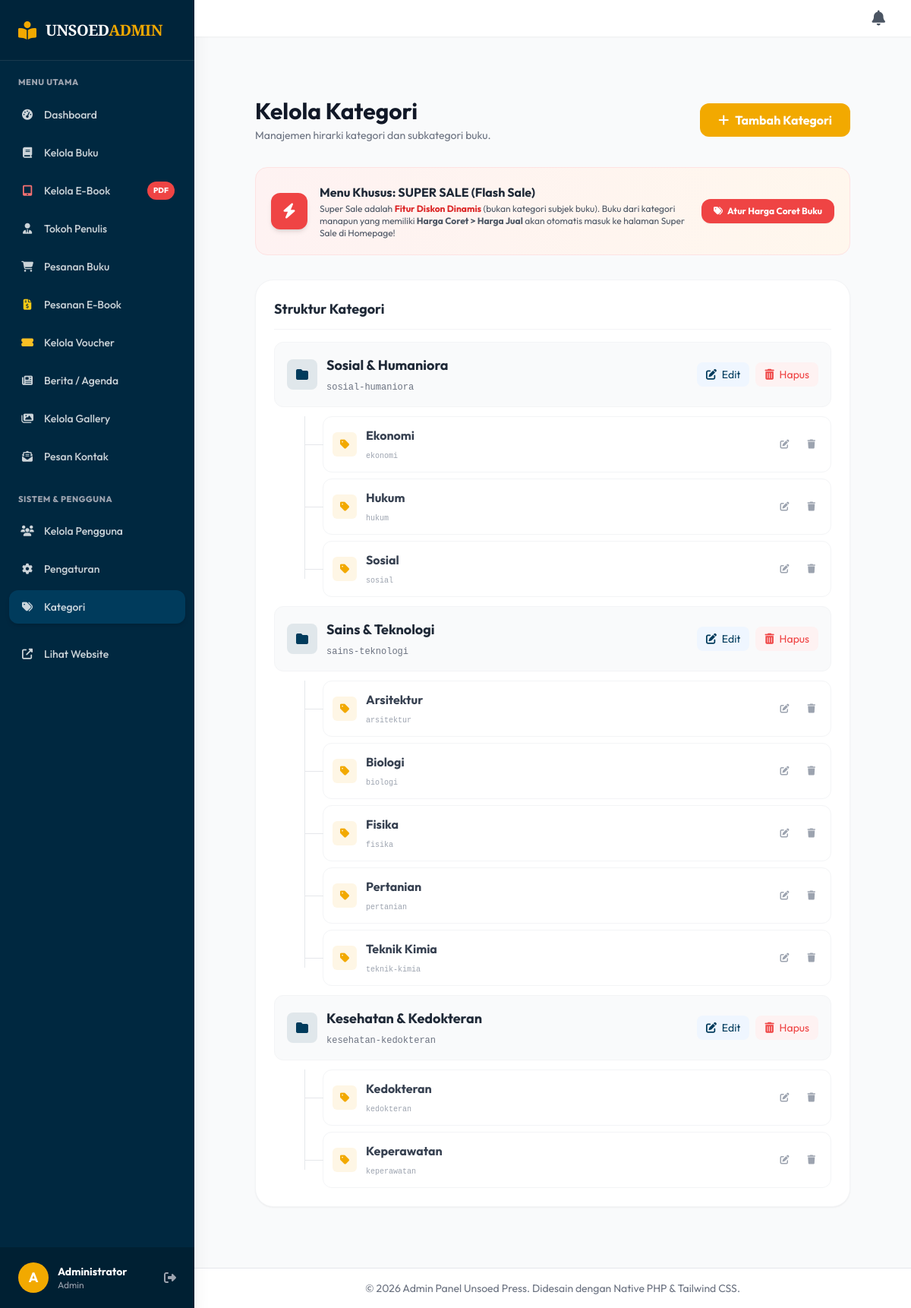
The app's page /admin/categories (signed in) with its own data.
### tables this page shows
CREATE TABLE `categories` (
  `id` int NOT NULL AUTO_INCREMENT,
  `name` varchar(100) NOT NULL,
  `slug` varchar(100) NOT NULL,
  `parent_id` int DEFAULT NULL,
  PRIMARY KEY (`id`),
  KEY `parent_id` (`parent_id`),
  CONSTRAINT `categories_ibfk_1` FOREIGN KEY (`parent_id`) REFERENCES `categories` (`id`) ON DELETE CASCADE
);

### app/controllers/Admin.php (called while the page is built, shortened)
<?php
class Admin extends Controller {
    public function categories()
    {
        $data['judul'] = 'Kelola Kategori - Unsoed Press';
        $data['categories'] = $this->model('CategoryModel')->getHierarchicalCategories();
        $this->view('admin/categories/index', $data);
    }
}

### core/App.php (called while the page is built, shortened)
<?php
class App {
    protected $method = 'index';
    protected $params = [];
    public function __construct()
    {
        $url = $this->parseURL();
        if(isset($url[0])) {
            if(file_exists('../app/controllers/' . ucfirst($url[0]) . '.php')) {
                unset($url[0]);
            }
        }
        $this->controller = new $this->controller;
        if(isset($url[1])) {
            if(method_exists($this->controller, $url[1])) {
                $this->method = $url[1];
            }
        }
        call_user_func_array([$this->controller, $this->method], $this->params);
    }
    public function parseURL()
    {
        if(isset($_GET['url'])) {
            $url = rtrim($_GET['url'], '/');
            $url = explode('/', $url);
            return $url;
        }
    }
}

### public/index.php (called while the page is built, shortened)
<?php
function esc($string) {
    return htmlspecialchars($string ?? '', ENT_QUOTES, 'UTF-8');
}
require_once '../core/App.php';
require_once '../core/Database.php';
require_once '../config/database.php';
$app = new App();

### core/Database.php (called while the page is built, shortened)
<?php
class Database {
    private $host = DB_HOST;
    private $user = DB_USER;
    private $pass = DB_PASS;
    private $db_name = DB_NAME;
    private $dbh;
    private $stmt;
    public function __construct()
    {
        $dsn = 'mysql:host=' . $this->host . ';dbname=' . $this->db_name;
        $option = [
            PDO::ATTR_PERSISTENT => true,
            PDO::ATTR_ERRMODE => PDO::ERRMODE_EXCEPTION
        ];
        try {
            $this->dbh = new PDO($dsn, $this->user, $this->pass, $option);
        } catch(PDOException $e) {
            die($e->getMessage());
        }
    }
    public function query($query)
    {
        $this->stmt = $this->dbh->prepare($query);
    }
    public function bind($param, $value, $type = null)
    {
        if(is_null($type)) {
            switch(true) {
                case is_int($value):
                    $type = PDO::PARAM_INT;
                    break;
                default:
                    $type = PDO::PARAM_STR;
            }
        }
        $this->stmt->bindValue($param, $value, $type);
    }
    public function execute()
    {
        return $this->stmt->execute();
    }
    public function resultSet()
    {
        $this->execute();
        return $this->stmt->fetchAll(PDO::FETCH_ASSOC);
    }
}

### app/models/CategoryModel.php (called while the page is built, shortened)
<?php
class CategoryModel {
    private $table = 'categories';
    private $db;
    public function __construct()
    {
        $this->db = new Database;
    }
    public function getAllCategories()
    {
        $this->db->query('SELECT * FROM ' . $this->table . ' ORDER BY name ASC');
        return $this->db->resultSet();
    }
    public function getHierarchicalCategories()
    {
        $allCategories = $this->getAllCategories();
        $tree = [];
        $mapped = [];
        foreach ($allCategories as $cat) {
            $mapped[$cat['id']] = $cat;
            $mapped[$cat['id']]['children'] = [];
        }
        foreach ($mapped as $id => &$cat) {
            if ($cat['parent_id'] != null && isset($mapped[$cat['parent_id']])) {
                $mapped[$cat['parent_id']]['children'][] = &$cat;
            } else {
                $tree[] = &$cat;
            }
        }
        $customOrder = [
            'Sosial & Humaniora' => 1,
            'Sains & Teknologi' => 2,
            'Kesehatan & Kedokteran' => 3,
            'Agro & Fauna' => 4
        ];
        usort($tree, function($a, $b) use ($customOrder) {
            $orderA = isset($customOrder[$a['name']]) ? $customOrder[$a['name']] : 999;
            $orderB = isset($customOrder[$b['name']]) ? $customOrder[$b['name']] : 999;
            if ($orderA === $orderB) {
                return strcmp($a['name'], $b['name']);
            }
            return $orderA <=> $orderB;
        });
        return $tree;
    }
}

### app/views/admin/categories/index.php (the view, shortened to what this page needs)
<div class="p-6 md:p-10">
    <div class="flex flex-col md:flex-row justify-between items-start md:items-center mb-8 gap-4">
        <div>
            <h1 class="text-3xl font-bold text-gray-900 mb-1">Kelola Kategori</h1>
            <p class="text-gray-500 text-sm">Manajemen hirarki kategori dan subkategori buku.</p>
        </div>
        <a href="<?= BASEURL; ?>/admin/create_category" class="bg-unsoed-yellow text-white px-6 py-2.5 rounded-xl font-bold hover:bg-yellow-500 hover:shadow-lg hover:-translate-y-1 transition-all duration-300 flex items-center gap-2">
            <i class="fas fa-plus"></i> Tambah Kategori
        </a>
    </div>
    <div class="bg-gradient-to-r from-red-50 to-orange-50 border border-red-100 rounded-2xl p-5 mb-8 flex flex-col md:flex-row items-start md:items-center justify-between gap-4">
        <div class="flex items-center gap-4">
            <div class="w-12 h-12 bg-red-500 text-white rounded-xl flex items-center justify-center text-xl font-bold flex-shrink-0 shadow-md">
                <i class="fas fa-bolt animate-bounce"></i>
            </div>
            <div>
                <h4 class="font-bold text-gray-800 text-base">Menu Khusus: SUPER SALE (Flash Sale)</h4>
                <p class="text-xs text-gray-600 mt-0.5">Super Sale adalah <strong class="text-red-600">Fitur Diskon Dinamis</strong> (bukan kategori subjek buku). Buku dari kategori manapun yang memiliki <strong>Harga Coret &gt; Harga Jual</strong> akan otomatis masuk ke halaman Super Sale di Homepage!</p>
            </div>
        </div>
        <a href="<?= BASEURL; ?>/admin/books" class="px-4 py-2 bg-red-500 text-white text-xs font-bold rounded-xl hover:bg-red-600 transition shadow-sm flex-shrink-0 flex items-center gap-1.5">
            <i class="fas fa-tags"></i> Atur Harga Coret Buku
        </a>
    </div>
    <div class="bg-white rounded-3xl shadow-sm border border-gray-100 overflow-hidden">
        <div class="p-6">
            <h3 class="text-lg font-bold text-gray-800 mb-4 border-b border-gray-100 pb-3">Struktur Kategori</h3>
            <?php if(empty($data['categories'])): ?>
                <div class="text-center py-12">
                    <div class="w-20 h-20 bg-gray-50 rounded-full flex items-center justify-center mx-auto mb-4">
                        <i class="fas fa-tags text-3xl text-gray-300"></i>
                    </div>
                    <p class="text-gray-500 font-medium">Belum ada kategori.</p>
                </div>
            <?php else: ?>
                <div class="space-y-3">
                    <?php foreach($data['categories'] as $cat): ?>
                        <div class="bg-gray-50 rounded-xl p-4 border border-gray-100 flex flex-col md:flex-row justify-between items-start md:items-center group hover:bg-white hover:border-unsoed-blue/30 hover:shadow-md transition-all">
                            <div class="flex items-center gap-3 mb-3 md:mb-0">
                                <div class="w-10 h-10 bg-unsoed-blue/10 text-unsoed-blue rounded-lg flex items-center justify-center font-bold">
                                    <i class="fas fa-folder"></i>
                                </div>
                                <div>
                                    <h4 class="font-bold text-gray-800 text-lg"><?= esc($cat['name']) ?></h4>
                                    <span class="text-xs text-gray-500 font-medium font-mono"><?= esc($cat['slug']) ?></span>
                                </div>
                            </div>
                            <div class="flex gap-2 w-full md:w-auto justify-end">
                                <a href="<?= BASEURL; ?>/admin/edit_category/<?= esc($cat['id']) ?>" class="px-3 py-1.5 bg-blue-50 text-unsoed-blue text-sm rounded-lg hover:bg-unsoed-blue hover:text-white transition-colors">
                                    <i class="fas fa-edit mr-1"></i> Edit
                                </a>
                                <a href="<?= BASEURL; ?>/admin/delete_category/<?= esc($cat['id']) ?>" onclick="return confirmAction(this.href, 'Hapus Kategori', 'Yakin ingin menghapus kategori ini dan seluruh subkategorinya?');" class="px-3 py-1.5 bg-red-50 text-red-500 text-sm rounded-lg hover:bg-red-500 hover:text-white transition-colors">
                                    <i class="fas fa-trash-alt mr-1"></i> Hapus
                                </a>
                            </div>
                        </div>
                        <?php if(!empty($cat['children'])): ?>
                            <div class="pl-8 md:pl-16 space-y-2 mt-2 mb-4 relative">
                                <?php foreach($cat['children'] as $child): ?>
                                    <div class="relative bg-white rounded-xl p-3 border border-gray-100 flex flex-col md:flex-row justify-between items-start md:items-center group hover:border-unsoed-yellow/50 transition-all">
                                        <div class="absolute -left-6 w-6 top-1/2 h-px bg-gray-200"></div>
                                        <div class="flex items-center gap-3 mb-2 md:mb-0">
                                            <div class="w-8 h-8 bg-unsoed-yellow/10 text-unsoed-yellow rounded-md flex items-center justify-center text-sm">
                                                <i class="fas fa-tag"></i>
                                            </div>
                                            <div>
                                                <h5 class="font-bold text-gray-700"><?= esc($child['name']) ?></h5>
                                                <span class="text-[10px] text-gray-400 font-mono"><?= esc($child['slug']) ?></span>
                                            </div>
                                        </div>
                                        <div class="flex gap-2">
                                            <a href="<?= BASEURL; ?>/admin/edit_category/<?= esc($child['id']) ?>" class="text-xs text-gray-400 hover:text-unsoed-blue transition-colors px-2 py-1"><i class="fas fa-edit"></i></a>
                                            <a href="<?= BASEURL; ?>/admin/delete_category/<?= esc($child['id']) ?>" onclick="return confirmAction(this.href, 'Hapus Sub-Kategori', 'Yakin ingin menghapus sub-kategori ini?');" class="text-xs text-gray-400 hover:text-red-500 transition-colors px-2 py-1"><i class="fas fa-trash"></i></a>
                                        </div>
                                    </div>
                                <?php endforeach; ?>
                            </div>
                        <?php endif; ?>
                    <?php endforeach; ?>
                </div>
            <?php endif; ?>
        </div>
    </div>
</div>

### records on screen
categories: name "Sosial & Humaniora", slug "sosial-humaniora"
categories: name "Ekonomi", slug "ekonomi"
categories: name "Hukum", slug "hukum"
categories: name "Sosial", slug "sosial"
categories: name "Sains & Teknologi", slug "sains-teknologi"
categories: name "Arsitektur", slug "arsitektur"
categories: name "Biologi", slug "biologi"
categories: name "Fisika", slug "fisika"
categories: name "Pertanian", slug "pertanian"
categories: name "Teknik Kimia", slug "teknik-kimia"
categories: name "Kesehatan & Kedokteran", slug "kesehatan-kedokteran"
categories: name "Kedokteran", slug "kedokteran"
categories: name "Keperawatan", slug "keperawatan"

### other values on screen
substr($_SESSION['user_name'] ?? 'A', 0, 1) "A"
$_SESSION['user_name'] "Administrator"
$_SESSION['user_role'] "Admin"
